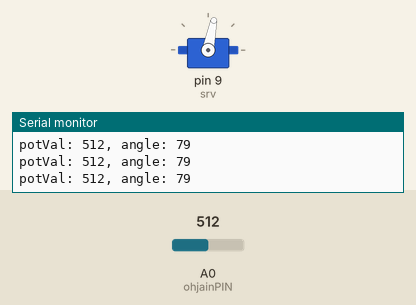
Recording of a sketch running on a simulated Arduino Uno, built with avr-gcc and run on an emulated ATmega328P. On the bench: servo, the last lines printed to the serial monitor. The inputs (shaded band) are chosen by the test bench; at power-on: A0 (ohjainPIN) = 512.

Above: at 1.2 s.
1.3 s: A0 (ohjainPIN) set to 627
At 2.0 s:
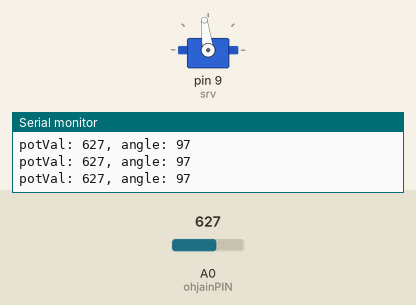
2.8 s: A0 (ohjainPIN) set to 653
At 3.1 s:
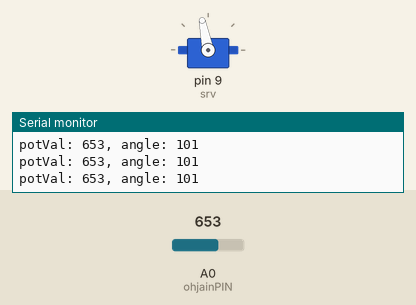
4.3 s: A0 (ohjainPIN) set to 306
At 4.8 s:
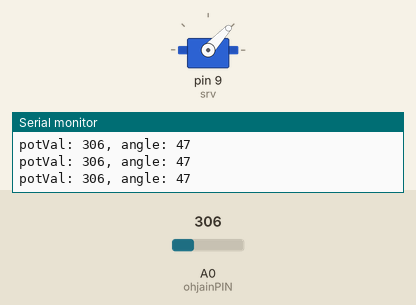
5.8 s: A0 (ohjainPIN) set to 900
At 6.8 s:
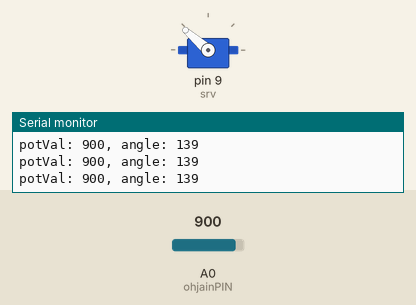
7.3 s: A0 (ohjainPIN) set to 0
At 8.3 s:
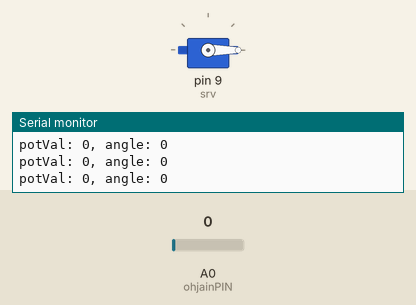
8.8 s: A0 (ohjainPIN) set to 8
At 9.7 s:
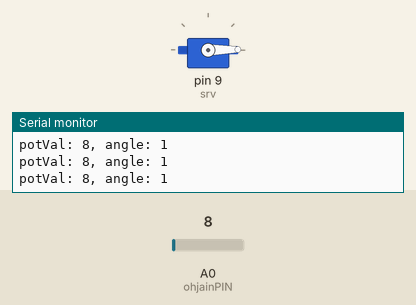
11.8 s: A0 (ohjainPIN) set to 11
Timing chart, 0 to 14.8 s (numbered marks = the images above; inputs shaded):
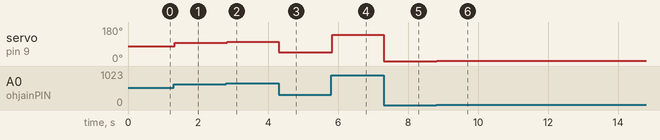

Measured:
- after the input at 1.3 s, servo on pin 9 (srv): 79° → 97° at once
- after the input at 2.8 s, servo on pin 9 (srv): 97° → 101° at once
- after the input at 4.3 s, servo on pin 9 (srv): 101° → 47° at once
- after the input at 5.8 s, servo on pin 9 (srv): 47° → 139° at once
- after the input at 7.3 s, servo on pin 9 (srv): 139° → 0° at once
- after the input at 8.8 s, servo on pin 9 (srv): 0° → 1° at once

The sketch:

A_Harjoitus5.ino
```cpp
#include <Servo.h>
Servo srv;
int const ohjainPIN = A0;
int ohjainVal;
int kulma;

void setup() {
  srv.attach(9);
  Serial.begin(9600);

}

void loop() {
  ohjainVal = analogRead(ohjainPIN);
  Serial.print("potVal: ");
  Serial.print(ohjainVal);
  kulma = map(ohjainVal, 0, 1023, 0, 159);
  Serial.print(", angle: ");
  Serial.println(kulma);
  srv.write(kulma);
  delay(15);

}
```
